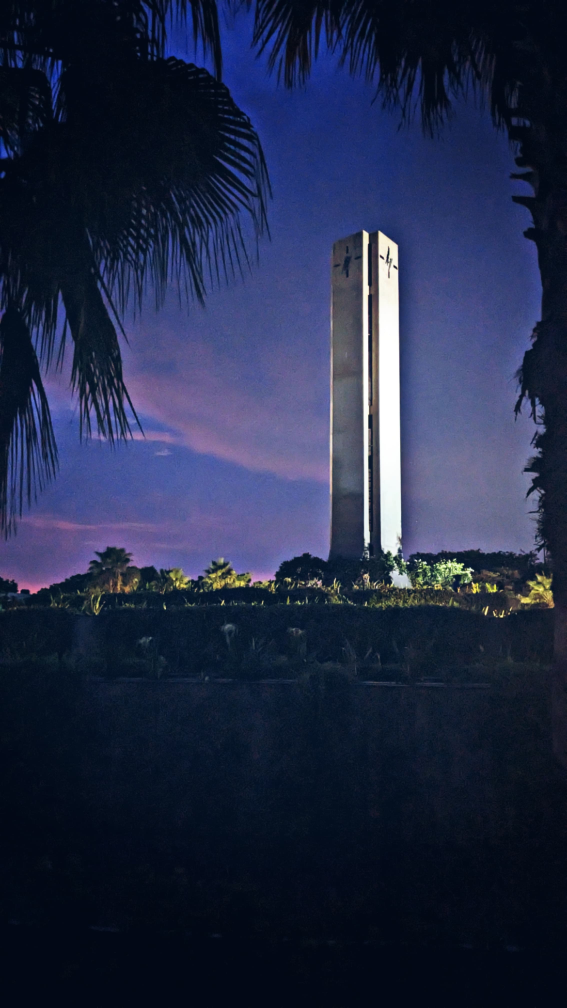
#> input picture  DCT Energy Compaction/image.jpg, 2268 x 4032 px, found by its file name (shown at 1/4 size)
$ jupyter execute OpenCV_basics.ipynb
#> lines starting #> are read from the running program, lines starting #| are printed output that depends on the picture
# Lab 2: Point Operations and Color Space Transformations

## Theory

### Point Operations
Point operations are transformations applied independently to each pixel. The output intensity depends only on the input intensity.

#### Gamma Correction
Gamma correction is a non-linear transformation used to adjust brightness and contrast.

s = c * r^γ

where r is input intensity and γ controls brightness:
- γ < 1 → brightens image
- γ > 1 → darkens image

---

### Spatial Resolution
Spatial resolution refers to the number of pixels used to represent an image. Higher resolution means more detail. Reducing spatial resolution results in pixelation and loss of fine details due to undersampling.

---

### Intensity Resolution
Intensity resolution refers to the number of gray levels available. Lower intensity resolution results in quantization errors and visual artifacts such as false contouring.

---

### Color Spaces

#### RGB
Represents images using Red, Green, and Blue channels. It is primarily used for display.

#### YCrCb
Separates luminance (Y) from chrominance (Cr, Cb). This separation is useful in compression and video processing.

#### HSV
Separates Hue (color), Saturation (intensity of color), and Value (brightness). It is useful for color detection and segmentation.

# Experiment 1: Familiarization with OpenCV

## Problem
To perform basic image operations such as reading, displaying, resizing, and grayscale conversion.

## Theory
OpenCV is an open-source library used for image processing. It provides functions for reading, displaying, resizing, and converting images.

[cell 1]
import cv2
import matplotlib.pyplot as plt

# Read image
img = cv2.imread('image.jpg')
#> img is the input picture: shape (4032, 2268, 3); mean B, G, R 70.7, 42.5, 34.2

# Convert BGR → RGB (VERY IMPORTANT)
img_rgb = cv2.cvtColor(img, cv2.COLOR_BGR2RGB)

resized = cv2.resize(img_rgb, (500, 500))
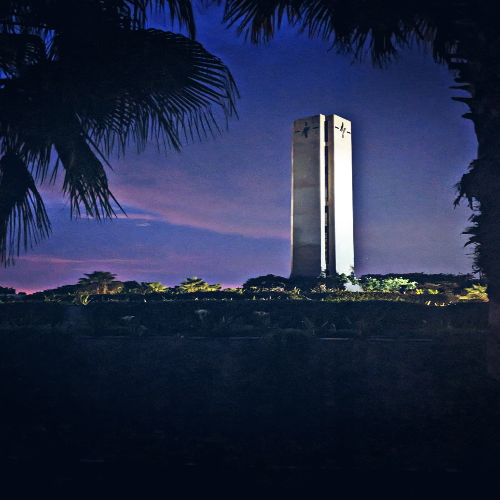
#> resized: shape (500, 500, 3); mean R, G, B 34.1, 42.4, 70.6
gray = cv2.cvtColor(img_rgb, cv2.COLOR_RGB2GRAY)
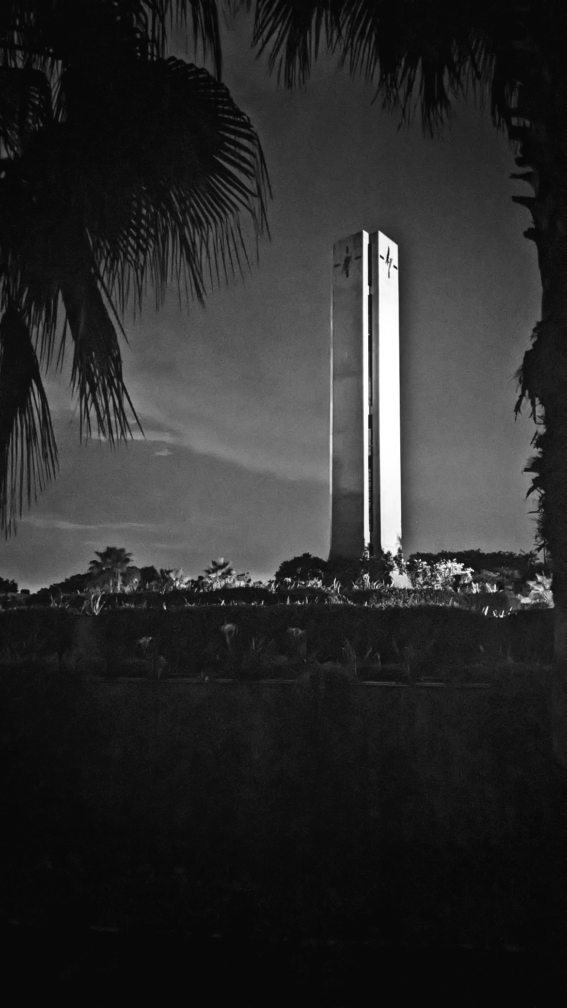
#> gray: shape (4032, 2268) (shown at 1/4 size); min 3, max 255, mean 43.3

# Display
plt.figure(figsize=(10,6))

plt.subplot(1,3,1)
plt.imshow(img_rgb)
plt.title("Original")
plt.axis('off')

plt.subplot(1,3,2)
plt.imshow(resized)
plt.title("Resized")
plt.axis('off')

plt.subplot(1,3,3)
plt.imshow(gray, cmap='gray')
plt.title("Grayscale")
plt.axis('off')

plt.show()
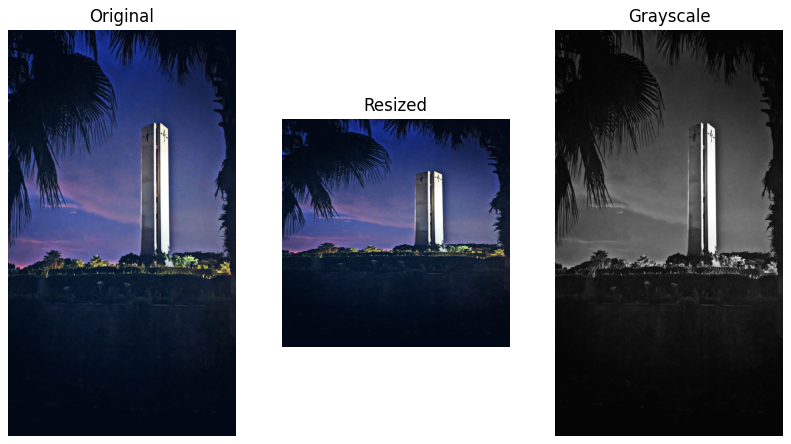
#> figure drawn by matplotlib, 3 panels

# Experiment 2: Point Operations

## Problem
To apply brightness, contrast, and negative transformation to an image.

## Theory
Point operations modify pixel values independently. Brightness adds a constant, contrast multiplies pixel values, and negative inverts intensity.

[cell 2]
import cv2
import matplotlib.pyplot as plt

img = cv2.imread('image.jpg', 0)
#> img: shape (4032, 2268); min 2, max 255, mean 43.3

bright = cv2.convertScaleAbs(img, alpha=1, beta=50)
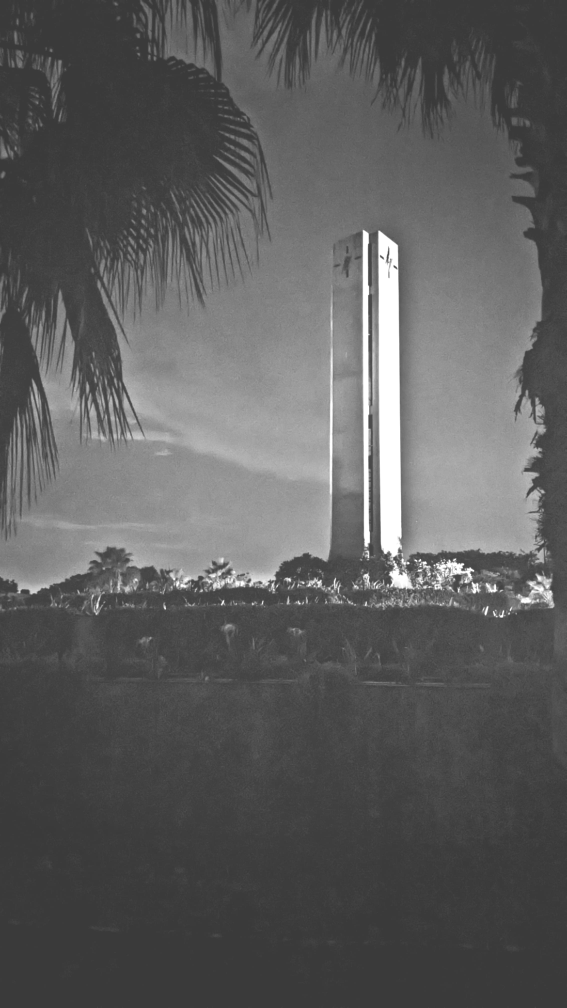
#> bright: shape (4032, 2268) (shown at 1/4 size); min 52, max 255, mean 92.7
contrast = cv2.convertScaleAbs(img, alpha=2, beta=0)
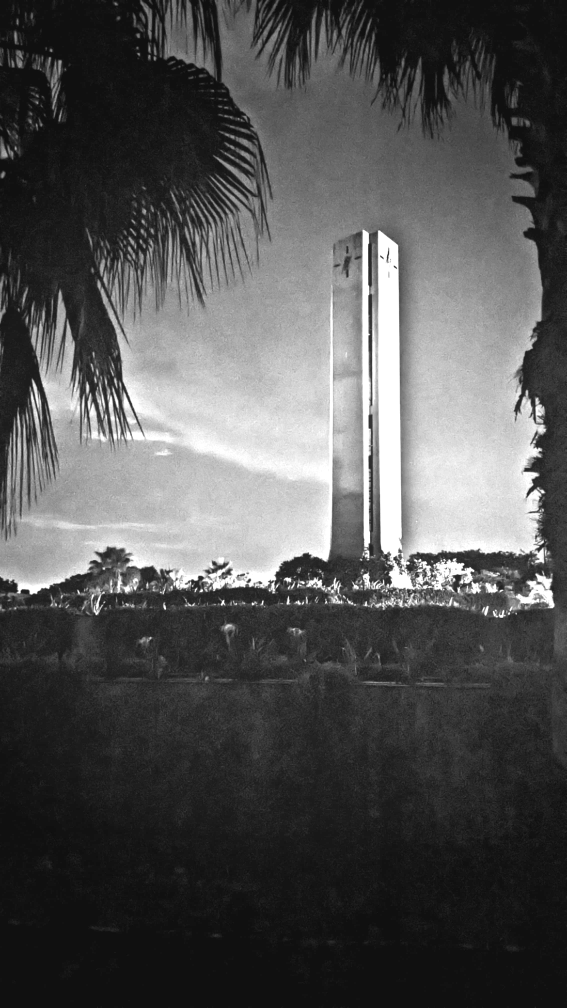
#> contrast: shape (4032, 2268) (shown at 1/4 size); min 4, max 255, mean 82.8
negative = 255 - img
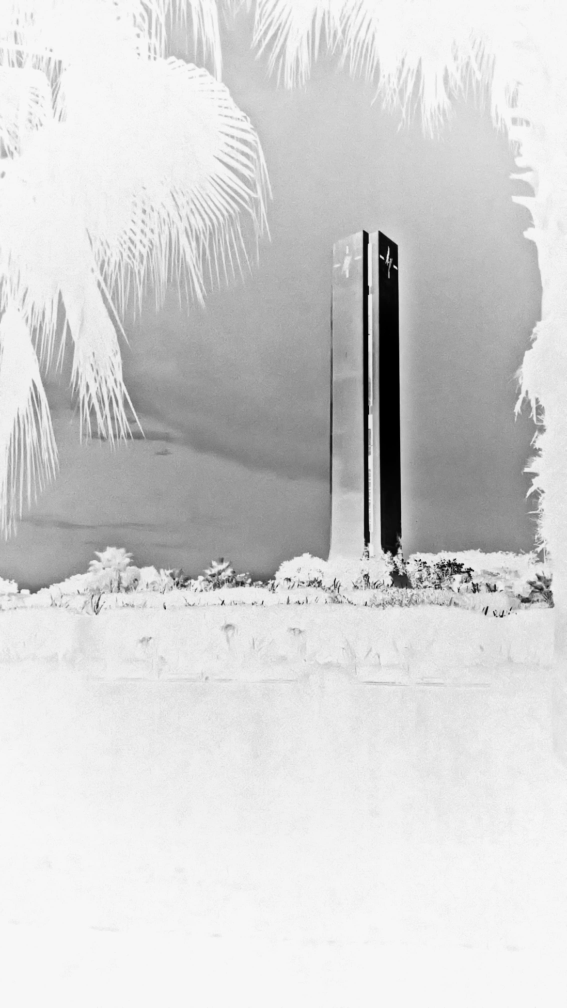
#> negative: shape (4032, 2268) (shown at 1/4 size); min 0, max 253, mean 211.7

titles = ["Original", "Brightness", "Contrast", "Negative"]
images = [img, bright, contrast, negative]

plt.figure(figsize=(12,8))

for i in range(4):
    plt.subplot(2,2,i+1)
    plt.imshow(images[i], cmap='gray')
    plt.title(titles[i])
    plt.axis('off')

plt.tight_layout()
plt.show()

# Experiment 3: Spatial and Intensity Resolution

## Problem
To analyze the effect of spatial and intensity resolution on an image.

## Theory
Spatial resolution refers to image size (pixels), while intensity resolution refers to number of gray levels.

[cell 3]
import cv2
import matplotlib.pyplot as plt

img = cv2.imread('image.jpg', 0)

# Spatial resolution
small = cv2.resize(img, (200, 200))
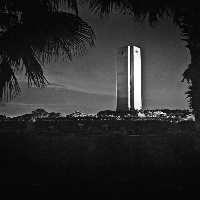
#> small: shape (200, 200); min 5, max 255, mean 43.2
large = cv2.resize(small, img.shape[::-1])

# Intensity resolution
levels = 4
quantized = (img // (256 // levels)) * (256 // levels)
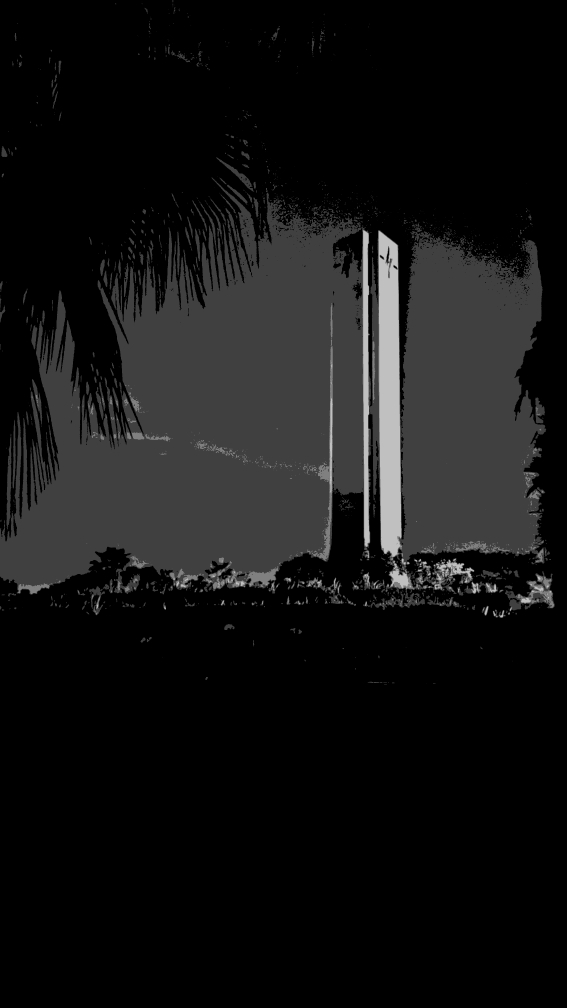
#> quantized: shape (4032, 2268) (shown at 1/4 size); min 0, max 192, mean 19.4

titles = ["Original", "Low Spatial", "Restored", "Low Intensity"]
images = [img, small, large, quantized]

plt.figure(figsize=(12,8))

for i in range(4):
    plt.subplot(2,2,i+1)
    plt.imshow(images[i], cmap='gray')
    plt.title(titles[i])
    plt.axis('off')

plt.tight_layout()
plt.show()

# Experiment 4: RGB to YCrCb and HSV

## Problem
To convert an RGB image into YCrCb and HSV color spaces.

## Theory
Different color spaces represent image information differently. HSV separates color and intensity, while YCrCb separates luminance and chrominance.

[cell 4]
import cv2
import matplotlib.pyplot as plt

img = cv2.imread('image.jpg')
img_rgb = cv2.cvtColor(img, cv2.COLOR_BGR2RGB)

ycrcb = cv2.cvtColor(img, cv2.COLOR_BGR2YCrCb)
#> ycrcb: shape (4032, 2268, 3); mean of channels 0, 1, 2 43.3, 121.6, 143.5
hsv = cv2.cvtColor(img, cv2.COLOR_BGR2HSV)
#> hsv: shape (4032, 2268, 3); mean H, S, V 110.1, 170.9, 71.3

plt.figure(figsize=(12,8))

plt.subplot(1,3,1)
plt.imshow(img_rgb)
plt.title("Original")
plt.axis('off')

plt.subplot(1,3,2)
plt.imshow(ycrcb)
plt.title("YCrCb")
plt.axis('off')

plt.subplot(1,3,3)
plt.imshow(hsv)
plt.title("HSV")
plt.axis('off')

plt.tight_layout()
plt.show()
